Frame 1 (no input): blank canvas, image omitted
Frame 60 (no input): blank canvas, image omitted
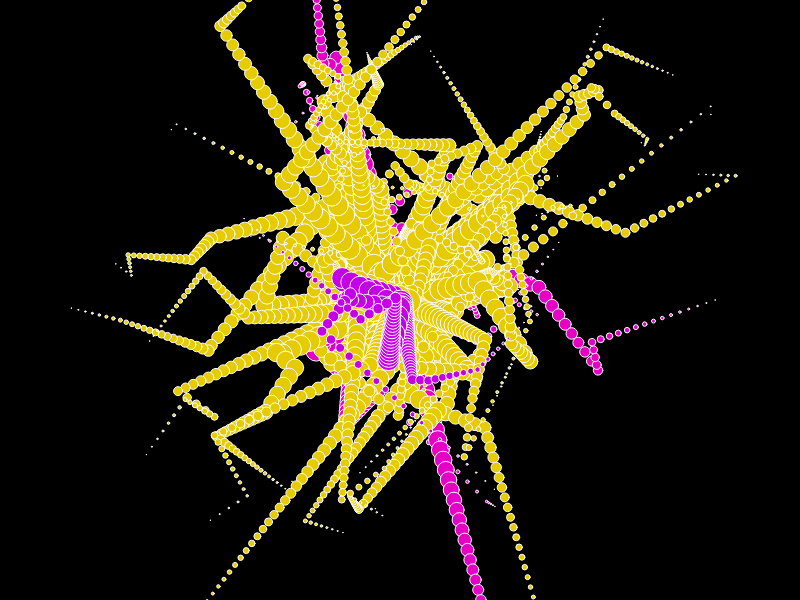
Frame 120 (the mouse pressed at the canvas centre since frame 60)

The p5.js sketch whose frames 1 and 60 were blank and that drew this single picture after the mouse press (run headless with seeded random() and noise() and a simulated clock; from frame 60 on, the mouse is pressed at the canvas centre):

// p5.js sketch
// ── sketch.js
// Obiettivo: realizzare un primo sketch e modificarlo con l'assistenza di un agente.
// Vincoli: la consegna non prescrive forme o colori; la tela iniziale concordata è 400 × 400.
let tono

function setup() {
  createCanvas(800, 600);
  colorMode(HSL, 300, 100, 100);
  tono = random(360);
  background(0);
}

function draw() {
  if (mouseIsPressed) {
    stroke(110)
    fill(tono, 200, 45)
    let x = mouseX
    let y = mouseY
    let dx = random(-10, 10)
    let dy = random(-10, 10)
    for (let i = 0; i < 50; i = i + 1) {
      x = x + dx
      y = y + dy
    circle (x, y, (50 - i) / 2)
    if (random() < 0.1) {        //<-- DIREZIONE CASUALE (dentro i for)
      dx = random(-10, 10)
      dy = random(-10, 10)
    }
   }
   if (random() < 0.02) {        //<-- CAMBIO COLORE CASUALE (fuori i for)
    tono = random(350)
   }  
  }
}
